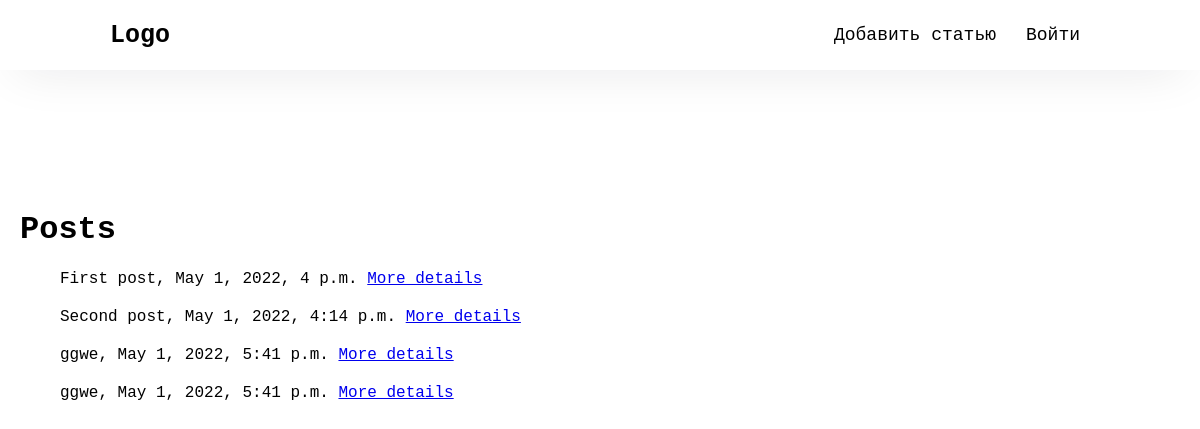
/posts/, run on an earlier commit of the app's database.
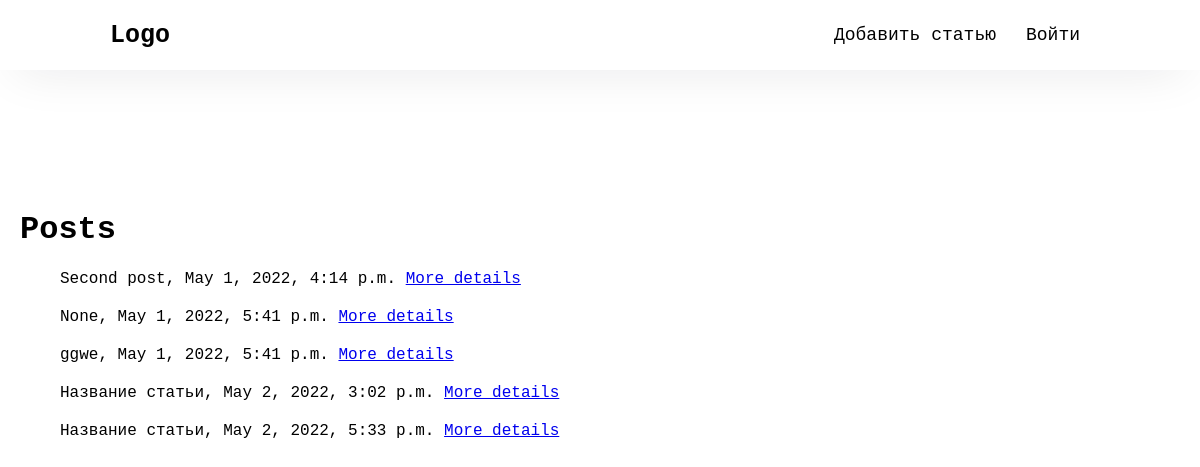
And on a later commit of the database.
### posts/models.py (models this page shows, shortened)
class Post(models.Model):
    title = models.CharField(max_length=100, default=f'Title')
    content = models.TextField(null=True, blank=True)
    pub_date = models.DateTimeField(default=timezone.now)
    update_time = models.DateTimeField(default=timezone.now)

### posts/views.py (the view)
# urls.py: path('', views.index, name='home'),
def index(request):
    posts = Post.objects.all()
    context = {'posts': posts}
    return render(request, 'posts/index.html', context)

### posts/templates/posts/index.html (shortened to what this page needs)
{% extends "posts/base.html" %}
{%block content%}
    {% if posts %}
        <div class="content-list">
            <h1>Posts</h1>
            <ul>
            {% for post in posts %}
                <li>{{ post.title }}, {{ post.pub_date }} <a href="{% url 'posts:detail' post.id %}">More details</a></li>
            {% endfor %}
            </ul>
        {% else %}
            <p>Post not found</p>
        {% endif %}
        </div>
{% endblock %}

### posts/templates/posts/base.html (shortened to what this page needs)
<!DOCTYPE html>
<html lang="ru">
<head>
    {% load static %}
    <link rel="stylesheet" href="{% static 'posts/css/style.css' %}">
</head>
<body>
<header>
    <a href="{% url 'posts:home' %}" class="logo">Logo</a>
    <div class="header-right">
        <a href="{% url 'posts:create' %}">Добавить статью</a>
        <a href="{% url 'accounts:login' %}">Войти</a>
    </div>
</header>
<div class="main-container">
    {% block content %}{% endblock %}
</div>
</body>
</html>

### posts/static/posts/css/style.css (style rules this page uses)
html, body { margin: 0; padding: 0; }
html { font-family: 'Courier New', Courier, monospace; }
header { width: 100%; height: 70px; -webkit-box-shadow: 0px 15px 50px -16px rgba(11, 20, 26, 0.1); -moz-box-shadow: 0px 15px 50px -16px rgba(11, 20, 26, 0.1); box-shadow: 0px 15px 50px -16px rgba(11, 20, 26, 0.1); background-color: white; }
header a { float: left; color: black; text-align: center; padding: 10px; margin-top: 12.5px; margin-right: 10px; text-decoration: none; font-size: 18px; line-height: 25px; border-radius: 4px; }
header a.logo { font-size: 25px; font-weight: bold; margin-left: 100px; }
.header-right { float: right; margin-right: 100px; }
.main-container { width: 1200px; margin: auto; margin-top: 100px; }
.content-list { border-radius: 0px; padding: 20px; }
.content-list li { list-style: none; margin-bottom: 20px; }

What changed in the data, as far as the page shows it:
removed Post: title "First post", pub_date "May 1, 2022, 4 p.m."
changed Post: title "ggwe" → "None"
added Post: title "Название статьи", pub_date "May 2, 2022, 3:02 p.m."
added Post: title "Название статьи", pub_date "May 2, 2022, 5:33 p.m."
